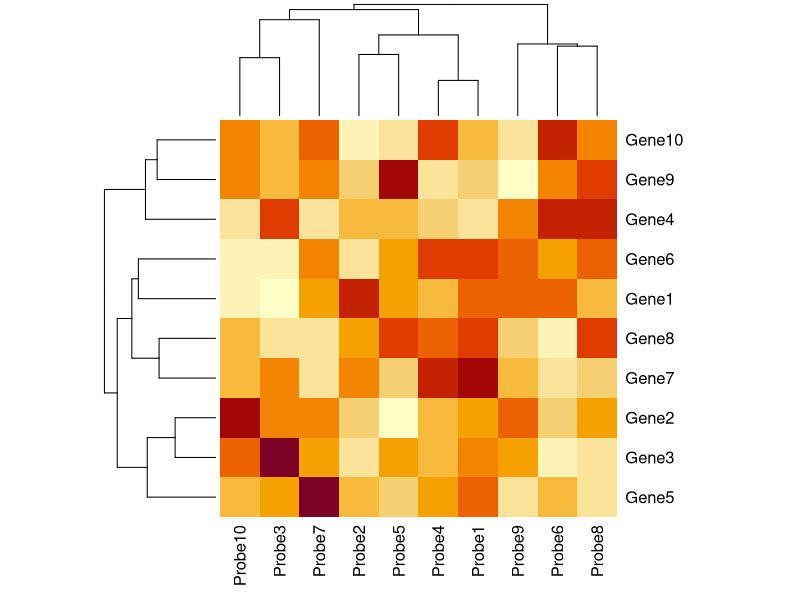

The R script that drew this image:
#Generate example heatmap
x <- rnorm(100)
testData <- matrix(x,10,10)
rownames(testData) <- c("Gene1","Gene2","Gene3","Gene4","Gene5","Gene6","Gene7","Gene8","Gene9","Gene10")
colnames(testData) <- c("Probe1","Probe2","Probe3","Probe4","Probe5","Probe6","Probe7","Probe8","Probe9","Probe10")
png(filename="/tmp/last_heatmap.png")
heatmap(testData)
dev.off()

